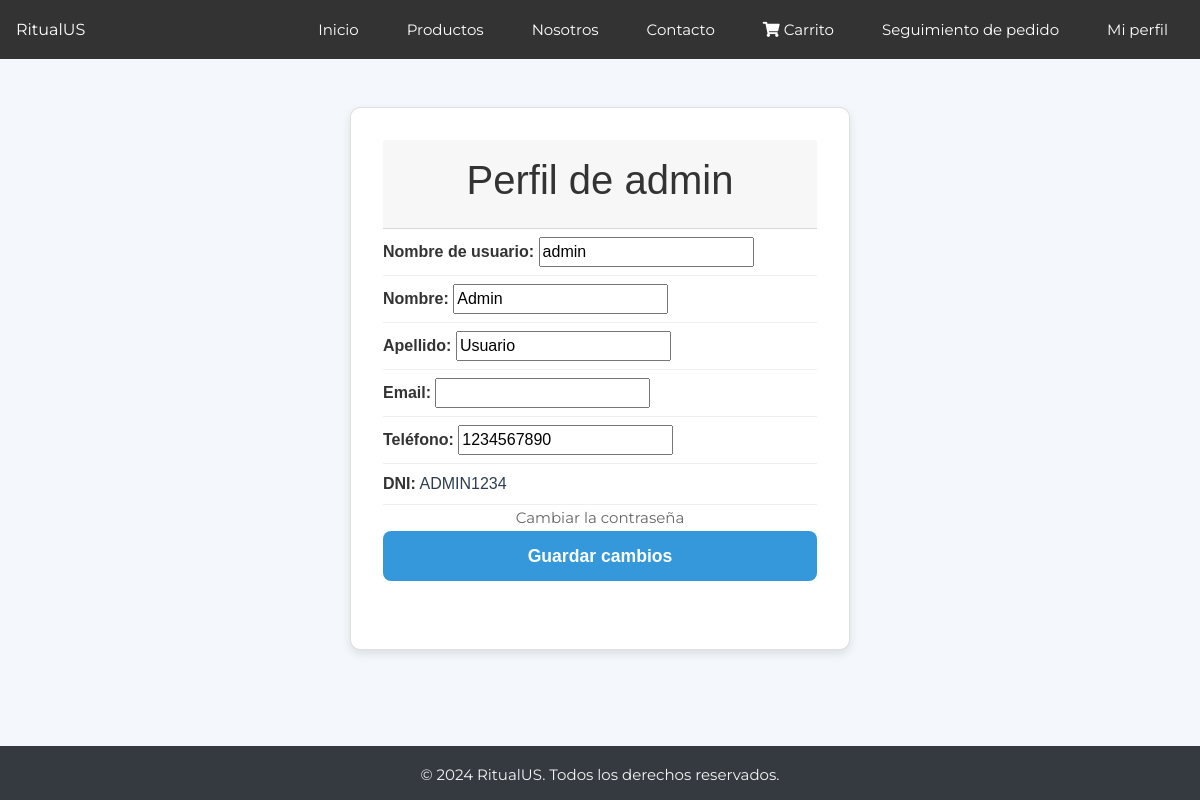
Screenshot of /profile/ (signed in) with the database file from the repository.
### ritualUS/models.py (models this page shows, shortened)
class CustomUser(AbstractUser):
    phone_number = models.CharField(max_length=15, blank=False, null=False)
    dni = models.CharField(max_length=9, null=False, blank=False)

### ritualUS/views.py (the view, shortened to what this page needs)
# urls.py: path('profile/', profile_view, name='profile'),
@login_required
def profile_view(request):
    user = request.user
    return render(request, 'profile.html', {'user': user})

### templates/profile.html (shortened to what this page needs)
{% extends "account/logout.html" %}
{% load static %}
{% block content %}
<!DOCTYPE html>
<div class="card">
    <div class="card-header">
        <h1>Perfil de {{ user.username }}</h1>
    </div>
    <div class="user-info-list">
        <form action="{% url 'profile' %}" method="post">
            <li><strong>Nombre de usuario:</strong>
                <input type="text" name="username" value= "{{ user.username }}" required>
            </li>
            <li><strong>Nombre:</strong>
                <input type="text" name="first_name" value= "{{ user.first_name }}" required>
            </li>
            <li><strong>Apellido:</strong>
                <input type="text" name="last_name" value= "{{ user.last_name }}" required>
            </li>
            <li><strong>Email:</strong>
                <input type="text" name="email" value= "{{ user.email }}" required>
            </li>
            <li><strong>Teléfono:</strong>
                <input type="text" name="phone_number" value= "{{ user.phone_number }}" required>
            </li>
            <li><strong>DNI:</strong> {{ user.dni }}</li>
            <p><a href="{% url 'account_change_password' %}">Cambiar la contraseña</a></p>
            <button type="submit" class="btn btn-primary">Guardar cambios</button>
        </form>
    </div>
</div>
{% endblock content %}

### rows the page displays
CustomUser: username "admin", first_name "Admin", last_name "Usuario", phone_number "1234567890", dni "ADMIN1234"
